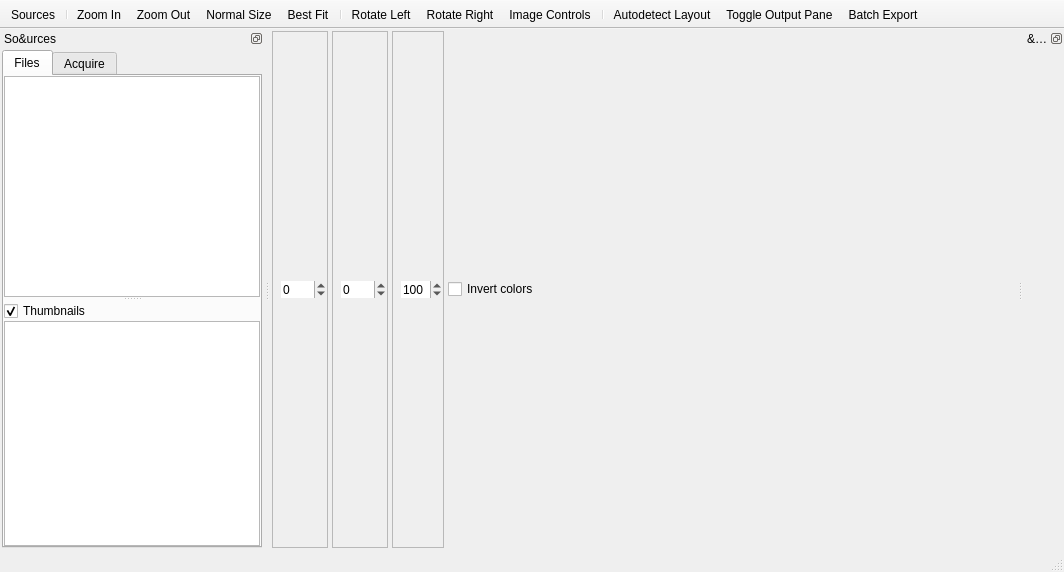
<?xml version="1.0" encoding="UTF-8"?>
<ui version="4.0">
 <class>MainWindow</class>
 <widget class="QMainWindow" name="MainWindow">
  <property name="geometry">
   <rect>
    <x>0</x>
    <y>0</y>
    <width>1064</width>
    <height>572</height>
   </rect>
  </property>
  <property name="windowTitle">
   <string notr="true">gImageReader</string>
  </property>
  <property name="windowIcon">
   <iconset resource="gimagereader.qrc">
    <normaloff>:/icons/logo_256</normaloff>:/icons/logo_256</iconset>
  </property>
  <widget class="QWidget" name="centralwidget">
   <layout class="QVBoxLayout" name="verticalLayout_4">
    <property name="spacing">
     <number>0</number>
    </property>
    <property name="leftMargin">
     <number>0</number>
    </property>
    <property name="topMargin">
     <number>0</number>
    </property>
    <property name="rightMargin">
     <number>0</number>
    </property>
    <property name="bottomMargin">
     <number>0</number>
    </property>
    <item>
     <widget class="QWidget" name="widgetImageControls" native="true">
      <layout class="QHBoxLayout" name="horizontalLayout">
       <property name="spacing">
        <number>4</number>
       </property>
       <property name="leftMargin">
        <number>2</number>
       </property>
       <property name="topMargin">
        <number>2</number>
       </property>
       <property name="rightMargin">
        <number>2</number>
       </property>
       <property name="bottomMargin">
        <number>2</number>
       </property>
       <item>
        <widget class="QFrame" name="frameBrightness">
         <property name="toolTip">
          <string>Brightness</string>
         </property>
         <property name="frameShape">
          <enum>QFrame::Shape::StyledPanel</enum>
         </property>
         <property name="frameShadow">
          <enum>QFrame::Shadow::Sunken</enum>
         </property>
         <layout class="QHBoxLayout" name="horizontalLayout_3">
          <property name="spacing">
           <number>0</number>
          </property>
          <property name="leftMargin">
           <number>1</number>
          </property>
          <property name="topMargin">
           <number>1</number>
          </property>
          <property name="rightMargin">
           <number>1</number>
          </property>
          <property name="bottomMargin">
           <number>1</number>
          </property>
          <item>
           <widget class="QLabel" name="labelBrightness">
            <property name="pixmap">
             <pixmap resource="gimagereader.qrc">:/icons/brightness</pixmap>
            </property>
           </widget>
          </item>
          <item>
           <widget class="QSpinBox" name="spinBoxBrightness">
            <property name="styleSheet">
             <string notr="true"/>
            </property>
            <property name="frame">
             <bool>false</bool>
            </property>
            <property name="minimum">
             <number>-100</number>
            </property>
            <property name="maximum">
             <number>100</number>
            </property>
           </widget>
          </item>
         </layout>
        </widget>
       </item>
       <item>
        <widget class="QFrame" name="frameContrast">
         <property name="toolTip">
          <string>Contrast</string>
         </property>
         <property name="frameShape">
          <enum>QFrame::Shape::StyledPanel</enum>
         </property>
         <property name="frameShadow">
          <enum>QFrame::Shadow::Sunken</enum>
         </property>
         <layout class="QHBoxLayout" name="horizontalLayout_4">
          <property name="spacing">
           <number>0</number>
          </property>
          <property name="leftMargin">
           <number>1</number>
          </property>
          <property name="topMargin">
           <number>1</number>
          </property>
          <property name="rightMargin">
           <number>1</number>
          </property>
          <property name="bottomMargin">
           <number>1</number>
          </property>
          <item>
           <widget class="QLabel" name="labelContrast">
            <property name="pixmap">
             <pixmap resource="gimagereader.qrc">:/icons/contrast</pixmap>
            </property>
           </widget>
          </item>
          <item>
           <widget class="QSpinBox" name="spinBoxContrast">
            <property name="styleSheet">
             <string notr="true"/>
            </property>
            <property name="frame">
             <bool>false</bool>
            </property>
            <property name="minimum">
             <number>-100</number>
            </property>
            <property name="maximum">
             <number>100</number>
            </property>
           </widget>
          </item>
         </layout>
        </widget>
       </item>
       <item>
        <widget class="QFrame" name="frameResolution">
         <property name="toolTip">
          <string>Resolution</string>
         </property>
         <property name="frameShape">
          <enum>QFrame::Shape::StyledPanel</enum>
         </property>
         <property name="frameShadow">
          <enum>QFrame::Shadow::Sunken</enum>
         </property>
         <layout class="QHBoxLayout" name="horizontalLayout_2">
          <property name="spacing">
           <number>0</number>
          </property>
          <property name="leftMargin">
           <number>1</number>
          </property>
          <property name="topMargin">
           <number>1</number>
          </property>
          <property name="rightMargin">
           <number>1</number>
          </property>
          <property name="bottomMargin">
           <number>1</number>
          </property>
          <item>
           <widget class="QLabel" name="labelResolution">
            <property name="pixmap">
             <pixmap resource="gimagereader.qrc">:/icons/resolution</pixmap>
            </property>
           </widget>
          </item>
          <item>
           <widget class="QSpinBox" name="spinBoxResolution">
            <property name="styleSheet">
             <string notr="true"/>
            </property>
            <property name="frame">
             <bool>false</bool>
            </property>
            <property name="minimum">
             <number>50</number>
            </property>
            <property name="maximum">
             <number>600</number>
            </property>
            <property name="singleStep">
             <number>10</number>
            </property>
            <property name="value">
             <number>100</number>
            </property>
           </widget>
          </item>
         </layout>
        </widget>
       </item>
       <item>
        <widget class="QCheckBox" name="checkBoxInvertColors">
         <property name="text">
          <string>Invert colors</string>
         </property>
        </widget>
       </item>
       <item>
        <spacer name="horizontalSpacer">
         <property name="orientation">
          <enum>Qt::Orientation::Horizontal</enum>
         </property>
         <property name="sizeHint" stdset="0">
          <size>
           <width>40</width>
           <height>20</height>
          </size>
         </property>
        </spacer>
       </item>
      </layout>
     </widget>
    </item>
   </layout>
  </widget>
  <widget class="QStatusBar" name="statusbar"/>
  <widget class="QToolBar" name="toolBarMain">
   <property name="movable">
    <bool>false</bool>
   </property>
   <property name="toolButtonStyle">
    <enum>Qt::ToolButtonStyle::ToolButtonIconOnly</enum>
   </property>
   <property name="floatable">
    <bool>false</bool>
   </property>
   <attribute name="toolBarArea">
    <enum>TopToolBarArea</enum>
   </attribute>
   <attribute name="toolBarBreak">
    <bool>false</bool>
   </attribute>
   <addaction name="actionSources"/>
   <addaction name="separator"/>
   <addaction name="actionZoomIn"/>
   <addaction name="actionZoomOut"/>
   <addaction name="actionOriginalSize"/>
   <addaction name="actionBestFit"/>
   <addaction name="separator"/>
   <addaction name="actionRotateLeft"/>
   <addaction name="actionRotateRight"/>
   <addaction name="actionImageControls"/>
   <addaction name="separator"/>
   <addaction name="actionAutodetectLayout"/>
   <addaction name="actionToggleOutputPane"/>
   <addaction name="actionBatchExport"/>
  </widget>
  <widget class="QDockWidget" name="dockWidgetSources">
   <property name="features">
    <set>QDockWidget::DockWidgetFeature::DockWidgetFloatable|QDockWidget::DockWidgetFeature::DockWidgetMovable</set>
   </property>
   <property name="windowTitle">
    <string notr="true">So&amp;urces</string>
   </property>
   <attribute name="dockWidgetArea">
    <number>1</number>
   </attribute>
   <widget class="QWidget" name="dockWidgetSourcesContents">
    <layout class="QVBoxLayout" name="verticalLayout">
     <property name="spacing">
      <number>2</number>
     </property>
     <property name="leftMargin">
      <number>2</number>
     </property>
     <property name="topMargin">
      <number>2</number>
     </property>
     <property name="rightMargin">
      <number>2</number>
     </property>
     <property name="bottomMargin">
      <number>2</number>
     </property>
     <item>
      <widget class="QTabWidget" name="tabWidget">
       <property name="currentIndex">
        <number>0</number>
       </property>
       <widget class="QWidget" name="tabSources">
        <attribute name="title">
         <string>Files</string>
        </attribute>
        <layout class="QVBoxLayout" name="verticalLayout_2">
         <property name="spacing">
          <number>0</number>
         </property>
         <property name="leftMargin">
          <number>0</number>
         </property>
         <property name="topMargin">
          <number>0</number>
         </property>
         <property name="rightMargin">
          <number>0</number>
         </property>
         <property name="bottomMargin">
          <number>0</number>
         </property>
         <item>
          <widget class="QSplitter" name="splitter">
           <property name="orientation">
            <enum>Qt::Orientation::Vertical</enum>
           </property>
           <widget class="QTreeView" name="treeViewSources">
            <property name="editTriggers">
             <set>QAbstractItemView::EditTrigger::NoEditTriggers</set>
            </property>
            <property name="dragEnabled">
             <bool>true</bool>
            </property>
            <property name="dragDropMode">
             <enum>QAbstractItemView::DragDropMode::InternalMove</enum>
            </property>
            <property name="selectionMode">
             <enum>QAbstractItemView::SelectionMode::ExtendedSelection</enum>
            </property>
            <attribute name="headerVisible">
             <bool>false</bool>
            </attribute>
            <attribute name="headerStretchLastSection">
             <bool>false</bool>
            </attribute>
           </widget>
           <widget class="QWidget" name="widgetThumbnails" native="true">
            <layout class="QVBoxLayout" name="verticalLayout_3">
             <property name="spacing">
              <number>0</number>
             </property>
             <property name="leftMargin">
              <number>0</number>
             </property>
             <property name="topMargin">
              <number>0</number>
             </property>
             <property name="rightMargin">
              <number>0</number>
             </property>
             <property name="bottomMargin">
              <number>0</number>
             </property>
             <item>
              <widget class="QCheckBox" name="checkBoxThumbnails">
               <property name="text">
                <string>Thumbnails</string>
               </property>
               <property name="checked">
                <bool>true</bool>
               </property>
              </widget>
             </item>
             <item>
              <widget class="QListWidget" name="listWidgetThumbnails">
               <property name="iconSize">
                <size>
                 <width>64</width>
                 <height>64</height>
                </size>
               </property>
               <property name="verticalScrollMode">
                <enum>QAbstractItemView::ScrollMode::ScrollPerPixel</enum>
               </property>
               <property name="resizeMode">
                <enum>QListView::ResizeMode::Adjust</enum>
               </property>
               <property name="viewMode">
                <enum>QListView::ViewMode::IconMode</enum>
               </property>
               <property name="uniformItemSizes">
                <bool>true</bool>
               </property>
              </widget>
             </item>
            </layout>
           </widget>
          </widget>
         </item>
        </layout>
       </widget>
       <widget class="QWidget" name="tabAcquire">
        <attribute name="title">
         <string>Acquire</string>
        </attribute>
        <layout class="QGridLayout" name="gridLayout">
         <property name="leftMargin">
          <number>2</number>
         </property>
         <property name="topMargin">
          <number>2</number>
         </property>
         <property name="rightMargin">
          <number>2</number>
         </property>
         <property name="bottomMargin">
          <number>2</number>
         </property>
         <property name="spacing">
          <number>2</number>
         </property>
         <item row="2" column="2">
          <widget class="QToolButton" name="toolButtonScanOutput">
           <property name="sizePolicy">
            <sizepolicy hsizetype="Fixed" vsizetype="Fixed">
             <horstretch>0</horstretch>
             <verstretch>0</verstretch>
            </sizepolicy>
           </property>
           <property name="icon">
            <iconset theme="document-open"/>
           </property>
          </widget>
         </item>
         <item row="1" column="2">
          <widget class="QToolButton" name="toolButtonScanDevicesRefresh">
           <property name="toolTip">
            <string>Refresh</string>
           </property>
           <property name="icon">
            <iconset theme="view-refresh"/>
           </property>
          </widget>
         </item>
         <item row="1" column="0">
          <widget class="QLabel" name="labelScanDevice">
           <property name="text">
            <string>Device:</string>
           </property>
          </widget>
         </item>
         <item row="2" column="0">
          <widget class="QLabel" name="labelScanOutput">
           <property name="text">
            <string>Output:</string>
           </property>
          </widget>
         </item>
         <item row="4" column="0">
          <widget class="QLabel" name="labelScanResolution">
           <property name="text">
            <string>Resolution:</string>
           </property>
          </widget>
         </item>
         <item row="6" column="0" colspan="3">
          <widget class="QLabel" name="labelScanMessage">
           <property name="sizePolicy">
            <sizepolicy hsizetype="Preferred" vsizetype="Expanding">
             <horstretch>0</horstretch>
             <verstretch>0</verstretch>
            </sizepolicy>
           </property>
           <property name="alignment">
            <set>Qt::AlignmentFlag::AlignCenter</set>
           </property>
          </widget>
         </item>
         <item row="4" column="1" colspan="2">
          <widget class="QComboBox" name="comboBoxScanResolution">
           <item>
            <property name="text">
             <string notr="true">75 dpi</string>
            </property>
           </item>
           <item>
            <property name="text">
             <string notr="true">100 dpi</string>
            </property>
           </item>
           <item>
            <property name="text">
             <string notr="true">200 dpi</string>
            </property>
           </item>
           <item>
            <property name="text">
             <string notr="true">300 dpi</string>
            </property>
           </item>
           <item>
            <property name="text">
             <string notr="true">600 dpi</string>
            </property>
           </item>
           <item>
            <property name="text">
             <string notr="true">1200 dpi</string>
            </property>
           </item>
          </widget>
         </item>
         <item row="7" column="0" rowspan="2" colspan="3">
          <layout class="QFormLayout" name="formLayoutScan">
           <property name="formAlignment">
            <set>Qt::AlignmentFlag::AlignHCenter|Qt::AlignmentFlag::AlignTop</set>
           </property>
           <property name="horizontalSpacing">
            <number>0</number>
           </property>
           <property name="verticalSpacing">
            <number>0</number>
           </property>
           <item row="0" column="1">
            <widget class="QPushButton" name="pushButtonScan">
             <property name="sizePolicy">
              <sizepolicy hsizetype="Maximum" vsizetype="Preferred">
               <horstretch>0</horstretch>
               <verstretch>0</verstretch>
              </sizepolicy>
             </property>
             <property name="text">
              <string>Scan</string>
             </property>
             <property name="icon">
              <iconset theme="scanner"/>
             </property>
            </widget>
           </item>
           <item row="1" column="1">
            <widget class="QPushButton" name="pushButtonScanCancel">
             <property name="sizePolicy">
              <sizepolicy hsizetype="Maximum" vsizetype="Preferred">
               <horstretch>0</horstretch>
               <verstretch>0</verstretch>
              </sizepolicy>
             </property>
             <property name="text">
              <string>Cancel</string>
             </property>
             <property name="icon">
              <iconset theme="dialog-cancel"/>
             </property>
            </widget>
           </item>
          </layout>
         </item>
         <item row="1" column="1">
          <widget class="QComboBox" name="comboBoxScanDevice">
           <property name="sizePolicy">
            <sizepolicy hsizetype="Expanding" vsizetype="Fixed">
             <horstretch>0</horstretch>
             <verstretch>0</verstretch>
            </sizepolicy>
           </property>
          </widget>
         </item>
         <item row="3" column="0">
          <widget class="QLabel" name="labelScanMode">
           <property name="text">
            <string>Mode:</string>
           </property>
          </widget>
         </item>
         <item row="3" column="1" colspan="2">
          <widget class="QComboBox" name="comboBoxScanMode">
           <item>
            <property name="text">
             <string>Grayscale</string>
            </property>
           </item>
           <item>
            <property name="text">
             <string>Color</string>
            </property>
           </item>
          </widget>
         </item>
         <item row="2" column="1">
          <widget class="QLineEdit" name="lineEditScanOutput">
           <property name="enabled">
            <bool>true</bool>
           </property>
           <property name="readOnly">
            <bool>true</bool>
           </property>
          </widget>
         </item>
         <item row="5" column="0">
          <widget class="QLabel" name="labelScanSource">
           <property name="text">
            <string>Source:</string>
           </property>
          </widget>
         </item>
         <item row="5" column="1" colspan="2">
          <widget class="QComboBox" name="comboBoxScanSource">
           <item>
            <property name="text">
             <string>Flatbed</string>
            </property>
           </item>
           <item>
            <property name="text">
             <string>ADF Front</string>
            </property>
           </item>
           <item>
            <property name="text">
             <string>ADF Back</string>
            </property>
           </item>
           <item>
            <property name="text">
             <string>ADF Duplex</string>
            </property>
           </item>
          </widget>
         </item>
        </layout>
       </widget>
      </widget>
     </item>
    </layout>
   </widget>
  </widget>
  <widget class="QDockWidget" name="dockWidgetOutput">
   <property name="features">
    <set>QDockWidget::DockWidgetFeature::DockWidgetFloatable|QDockWidget::DockWidgetFeature::DockWidgetMovable</set>
   </property>
   <property name="windowTitle">
    <string notr="true">&amp;Output</string>
   </property>
   <attribute name="dockWidgetArea">
    <number>2</number>
   </attribute>
   <widget class="QWidget" name="dockWidgetContentsOutput"/>
  </widget>
  <action name="actionSources">
   <property name="checkable">
    <bool>true</bool>
   </property>
   <property name="icon">
    <iconset theme="insert-image"/>
   </property>
   <property name="text">
    <string>Sources</string>
   </property>
   <property name="toolTip">
    <string>Sources</string>
   </property>
  </action>
  <action name="actionZoomIn">
   <property name="icon">
    <iconset theme="zoom-in"/>
   </property>
   <property name="text">
    <string>Zoom In</string>
   </property>
   <property name="toolTip">
    <string>Zoom in</string>
   </property>
  </action>
  <action name="actionZoomOut">
   <property name="icon">
    <iconset theme="zoom-out"/>
   </property>
   <property name="text">
    <string>Zoom Out</string>
   </property>
   <property name="toolTip">
    <string>Zoom out</string>
   </property>
  </action>
  <action name="actionOriginalSize">
   <property name="checkable">
    <bool>true</bool>
   </property>
   <property name="icon">
    <iconset theme="zoom-original"/>
   </property>
   <property name="text">
    <string>Normal Size</string>
   </property>
   <property name="toolTip">
    <string>Normal size</string>
   </property>
  </action>
  <action name="actionBestFit">
   <property name="checkable">
    <bool>true</bool>
   </property>
   <property name="icon">
    <iconset theme="zoom-fit-best"/>
   </property>
   <property name="text">
    <string>Best Fit</string>
   </property>
   <property name="toolTip">
    <string>Best fit</string>
   </property>
  </action>
  <action name="actionRotateLeft">
   <property name="icon">
    <iconset theme="object-rotate-left"/>
   </property>
   <property name="text">
    <string>Rotate Left</string>
   </property>
   <property name="toolTip">
    <string>Rotate left</string>
   </property>
  </action>
  <action name="actionRotateRight">
   <property name="icon">
    <iconset theme="object-rotate-right"/>
   </property>
   <property name="text">
    <string>Rotate Right</string>
   </property>
   <property name="toolTip">
    <string>Rotate right</string>
   </property>
  </action>
  <action name="actionImageControls">
   <property name="checkable">
    <bool>true</bool>
   </property>
   <property name="icon">
    <iconset resource="gimagereader.qrc">
     <normaloff>:/icons/controls</normaloff>:/icons/controls</iconset>
   </property>
   <property name="text">
    <string>Image Controls</string>
   </property>
   <property name="toolTip">
    <string>Image controls</string>
   </property>
  </action>
  <action name="actionAutodetectLayout">
   <property name="icon">
    <iconset resource="gimagereader.qrc">
     <normaloff>:/icons/autolayout</normaloff>:/icons/autolayout</iconset>
   </property>
   <property name="text">
    <string>Autodetect Layout</string>
   </property>
   <property name="toolTip">
    <string>Autodetect layout</string>
   </property>
  </action>
  <action name="actionToggleOutputPane">
   <property name="checkable">
    <bool>true</bool>
   </property>
   <property name="icon">
    <iconset theme="document-edit"/>
   </property>
   <property name="text">
    <string>Toggle Output Pane</string>
   </property>
   <property name="toolTip">
    <string>Toggle output pane</string>
   </property>
  </action>
  <action name="actionBatchExport">
   <property name="icon">
    <iconset theme="document-export"/>
   </property>
   <property name="text">
    <string>Batch Export</string>
   </property>
   <property name="toolTip">
    <string>Batch Export</string>
   </property>
  </action>
 </widget>
 <resources>
  <include location="gimagereader.qrc"/>
 </resources>
 <connections/>
</ui>
